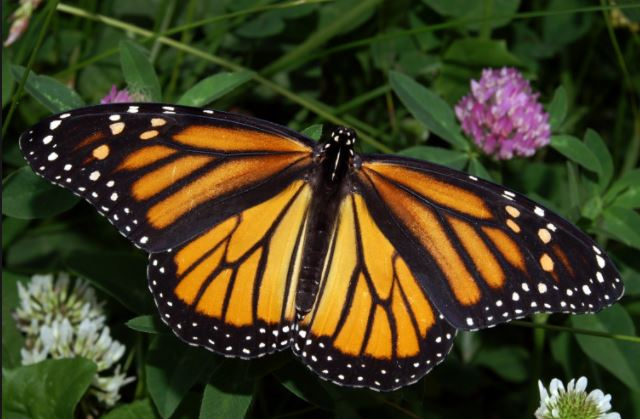
#> input picture image/butterfly.JPG, 640 x 419 px, found by its file name
$ jupyter execute kmean_cv2.ipynb   (shell and % lines are left out)
#> lines starting #> are read from the running program, lines starting #| are printed output that depends on the picture
[cell 1]
import numpy as np
import matplotlib.pyplot as plt
import cv2

[cell 2]
image = cv2.imread('../image/butterfly.jpg')
#> image is the input picture: shape (419, 640, 3); mean B, G, R 32.4, 62.6, 66.5
image_copy = np.copy(image)
image_copy = cv2.cvtColor(image_copy,cv2.COLOR_BGR2RGB)
plt.imshow(image_copy)

[cell 3]
#Prepare data for K -Mean, reshape image of 2D array of pixels and 3 Color values RGB

pixel_vals = image_copy.reshape((-1,3))
#convert to float
pixel_vals = np.float32(pixel_vals)

[cell 4]
#Define Stopping Criteria
criteria = (cv2.TERM_CRITERIA_EPS + cv2.TERM_CRITERIA_MAX_ITER,10,1.0)
#Define K-Mean Cluster
k = 6
retval,labels,centers=cv2.kmeans(pixel_vals,k,None,criteria,10,cv2.KMEANS_RANDOM_CENTERS)
#> retval = 228454557; centers = [[49.89, 66.61, 32.05], [18.94, 21.69, 11.39], [118.6, 90.24, 50.33], [211.5, 206.5, 195.7], [222.7, 151.5, 39.31], [150.6, 132.1, 132.4]]

[cell 5]
# Convert data into 8 bit value
centers = np.uint8(centers)
#> centers = [[49, 66, 32], [18, 21, 11], [118, 90, 50], [211, 206, 195], [222, 151, 39], [150, 132, 132]]
segment_data = centers[labels.flatten()]

[cell 6]
# Reshape data into original image
segment_data = segment_data.reshape(image_copy.shape)
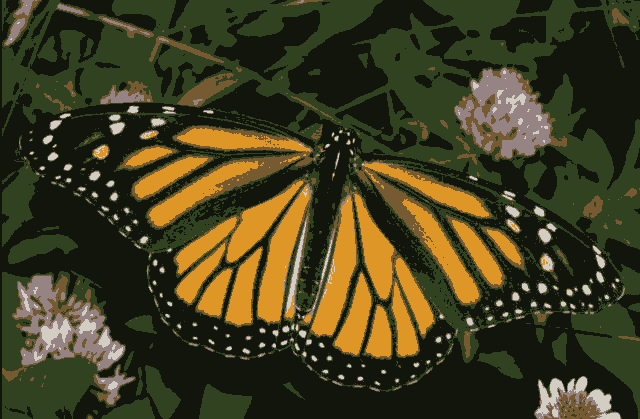
#> segment_data: shape (419, 640, 3); mean R, G, B 65.6, 62, 32.2
label_reshape = labels.reshape(image_copy.shape[0],image_copy.shape[1])
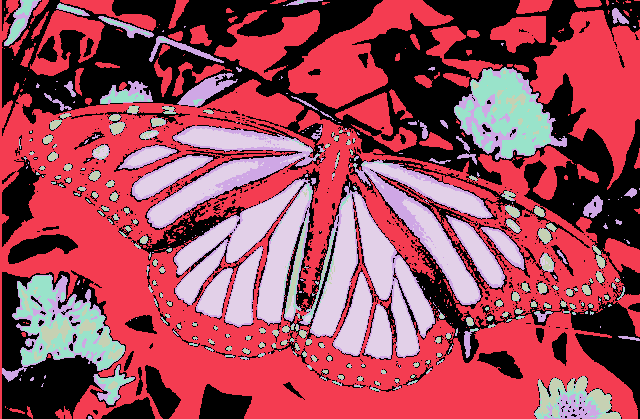
#> label_reshape: shape (419, 640) int32; 6 distinct labels, from 0 to 5; one colour per label, 0 black

[cell 7]
plt.imshow(segment_data)

[cell 8]
#VISUALIZE ONE Segment

plt.imshow(label_reshape ==1, cmap='gray' )
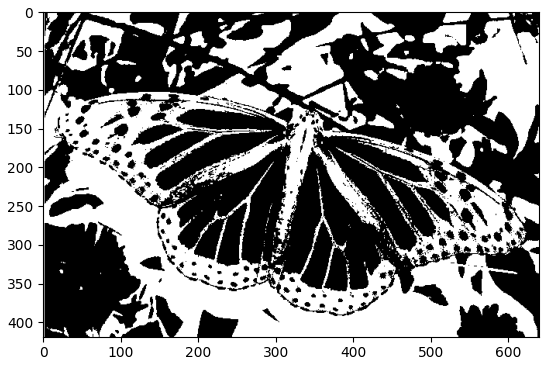
#> figure drawn by matplotlib, 1 panel

[cell 9]
plt.imshow(label_reshape ==0, cmap='gray' )
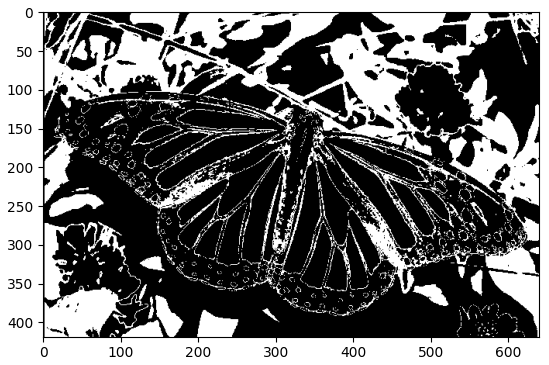
#> figure drawn by matplotlib, 1 panel

[cell 10]
plt.imshow(label_reshape ==4, cmap='gray' )
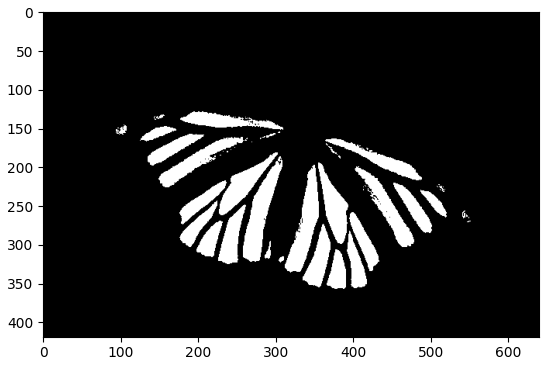
#> figure drawn by matplotlib, 1 panel

[cell 11]
plt.imshow(label_reshape !=1, cmap='gray' )
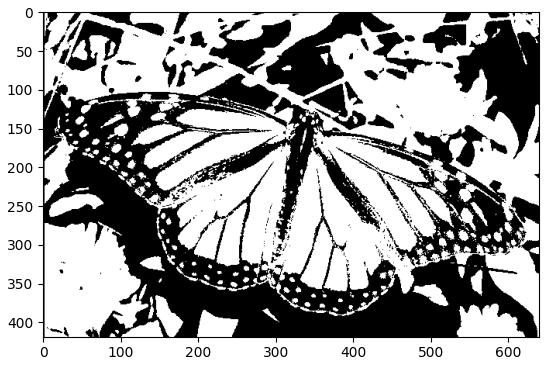
#> figure drawn by matplotlib, 1 panel
